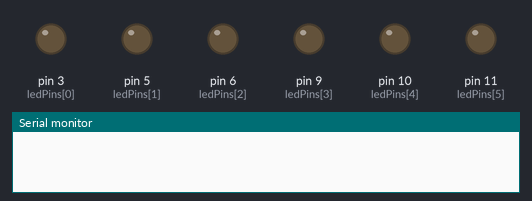
Bench run of a sketch on a simulated Arduino Uno, built with avr-gcc and run on an emulated ATmega328P. Parts: output pins drawn as LEDs (lit = HIGH), the last lines printed to the serial monitor.

Above: at 0.1 s.
At 4.1 s:
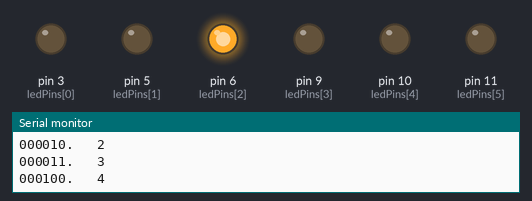
At 9.1 s:
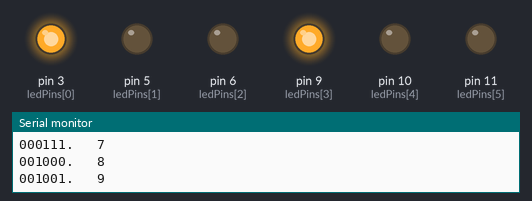
At 19.1 s:
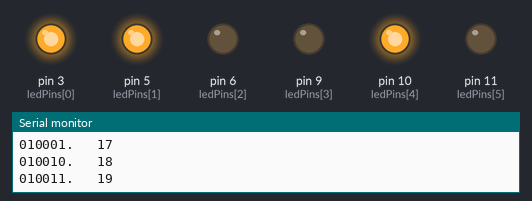
At 29.1 s:
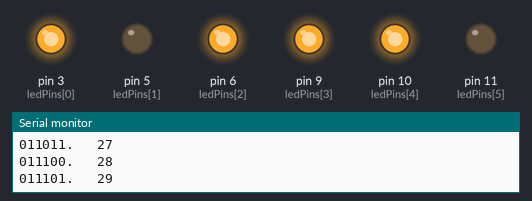
At 39.1 s:
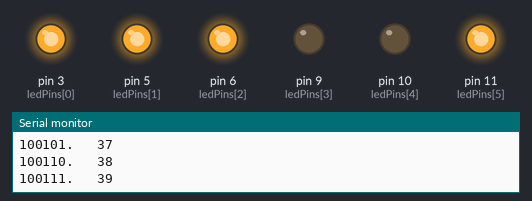
Timing chart, 0 to 40.0 s (numbered marks = the images above):
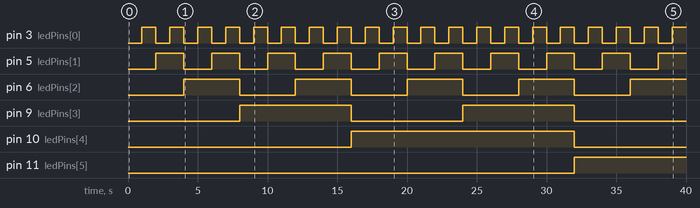

The sketch:

HW10.ino
```cpp
const int ledPins[] = {3,5,6,9,10,11}; // Define LED pin array
const int numLEDs = 6; // LED number
const unsigned long interval = 1000; // updated every second

unsigned long previousMillis = 0; // Store the time of the last update
int binaryCounter = 0; // Record the current six-digit binary number

void setup() {
  Serial.begin(9600);
  for (int i = 0; i < numLEDs; i++) {
    pinMode(ledPins[i], OUTPUT); // Set LED pin as output
  }
}

void loop() {
  unsigned long currentMillis = millis(); // Get current time

  if (currentMillis - previousMillis >= interval) {
    // If a time interval of one second has elapsed

    // Update time of last update
    previousMillis = currentMillis;

    // Increment binary counter
    binaryCounter++;

    // If the counter reaches 60, it is reset to 0
    if (binaryCounter == 60) {
      binaryCounter = 0;
      // clear display
      clearDisplay();
    }

    // Update LED display
    updateLEDs(binaryCounter);
  }
}
void updateLEDs(int value) {
  // Convert the integer value to a six-digit binary number and update the LED display
  for (int i = 0; i < numLEDs; i++) {
    int rest=value / pow(2, i);
    digitalWrite(ledPins[i], rest % 2);
  }
  for (int i = numLEDs-1; i >=0; i--) {
    int rest=value / pow(2, i);
    Serial.print(rest%2);
  }
  Serial.print(".   ");
  Serial.println(value);
}

void clearDisplay() {
  // Turn off all LEDs
  for (int i = 0; i < numLEDs; i++) {
    digitalWrite(ledPins[i], LOW);
  }
}
```

Measured:
- by itself, pin 3 (ledPins[0]): alternates HIGH for 1.0 s and LOW for 1.0 s
- by itself, pin 5 (ledPins[1]): alternates HIGH for 2.0 s and LOW for 2.0 s
- by itself, pin 6 (ledPins[2]): alternates HIGH for 4.0 s and LOW for 4.0 s
- by itself, pin 9 (ledPins[3]): alternates HIGH for 8.0 s and LOW for 8.0 s
- by itself, pin 10 (ledPins[4]): LOW → HIGH at 16.0 s, → LOW 16.0 s later
- by itself, pin 11 (ledPins[5]): LOW → HIGH at 32.0 s
